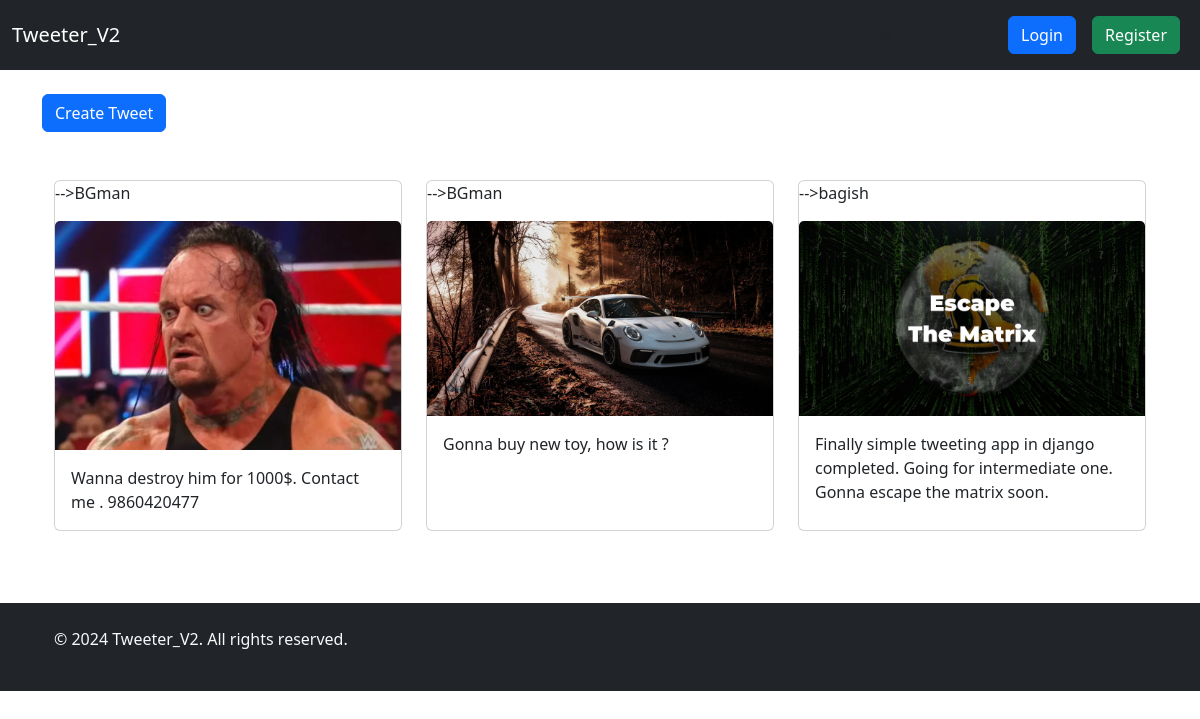
Screenshot of /tweet/ with the database file from the repository.
### tweet/models.py (models this page shows)
class tweet(models.Model):
    user=models.ForeignKey(User, on_delete=models.CASCADE)
    text=models.TextField()
    photo=models.ImageField(upload_to='photoes/')

### tweet/views.py (the view)
# urls.py: path('', views.tweet_list, name="tweet_list"),
def tweet_list(request):
        tweets=Tweetmodel.objects.all()
        return render(request, 'tweet/tweet_list.html',{'tweets':tweets})

### tweet/templates/tweet/tweet_list.html (shortened to what this page needs)
{% extends "base.html" %}
{% block content %}
<a href="{% url 'tweet_create' %}"><input type="submit" value="Create Tweet" class="btn btn-primary"></a>
<div class="container mt-5">
    <div class="row">
        {% for tweet in tweets %}
        <div class="col-md-4 mb-4">
            <div class="card h-100 d-flex flex-column">
                <p>-->{{tweet.user.username}}</p>
                {% if tweet.photo %}
                <img src="{{ tweet.photo.url }}" class="card-img-top" alt="Tweet Image">
                {% endif %}
                <div class="card-body">
                    <p class="card-text">{{ tweet.text }}</p>
                </div>
            </div>
        </div>
        {% endfor %}
    </div>
</div>
{% endblock content %}

### templates/base.html (shortened to what this page needs)
<!DOCTYPE html>
<html lang="en">
<head>
    <link href="https://cdn.jsdelivr.net/npm/bootstrap@5.3.1/dist/css/bootstrap.min.css" rel="stylesheet">
    <link href="https://cdn.jsdelivr.net/npm/bootstrap-dark-5@1.1.3/dist/css/bootstrap-dark.min.css" rel="stylesheet" media="(prefers-color-scheme: dark)">
</head>
<body>
    <nav class="navbar navbar-expand-lg navbar-dark bg-dark">
        <div class="container-fluid">
            <a class="navbar-brand" href="#">Tweeter_V2</a>
            <div class="collapse navbar-collapse" id="navbarNav">
                <ul class="navbar-nav ms-auto">
                    <li class="nav-item">
                        <a class="nav-link active" aria-current="page" href="{% url 'tweet_list' %}"> <input type="button" value="Home" class="btn btn-outline-link"></a>
                    </li>
                    <li class="nav-item">
                        <a class="nav-link" href="#"> <input type="submit" value="About" class="btn btn-outline-link"></a>
                    </li>
                    {% if user.is_authenticated %}
                    <li class="nav-item">
                        <a class="nav-link" href="{% url "user_logout" %}"> <input type="submit" value="Logout" class="btn btn-danger"></a>
                    </li>
                    {% else %}
                    <li class="nav-item">
                        <a class="nav-link" href="{% url "user_login" %}"><input type="submit" value="Login" class="btn btn-primary"></a>
                    </li>
                    <li class="nav-item">
                        <a class="nav-link" href="{% url "user_register" %}"> <input type="submit" value="Register" class="btn btn-success"></a>
                    </li>
                    {% endif %}
                </ul>
            </div>
        </div>
    </nav>
    <div class="container mt-4">
        {% block content %}{% endblock %}
    </div>
<br><br>
    <footer class="bg-dark text-center text-light text-lg-start mt-auto">
        <div class="container p-4">
            <p>&copy; 2024 Tweeter_V2. All rights reserved.</p>
        </div>
    </footer>
</body>
</html>

### rows the page displays
tweet: user.username "BGman", photo (picture), text "Wanna destroy him for 1000$. Contact me . 9860420477"
tweet: user.username "BGman", photo (picture), text "Gonna buy new toy, how is it ?"
tweet: user.username "bagish", photo (picture), text "Finally simple tweeting app in django completed. Going for intermediate one. Gonna escape the matrix soon."
